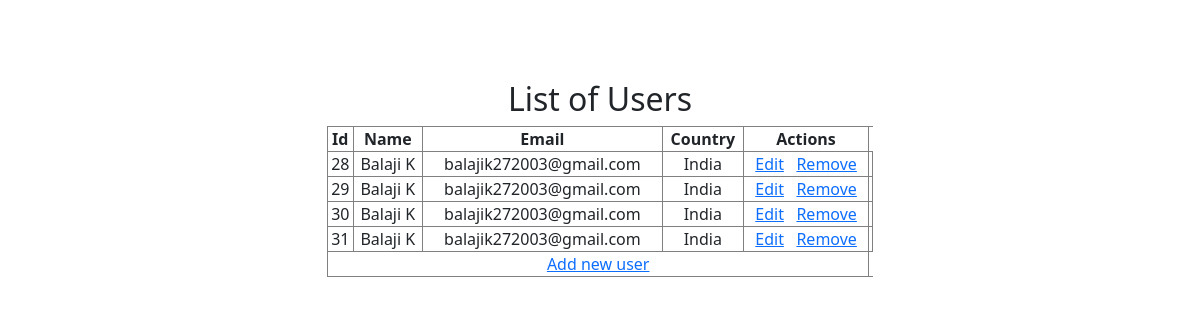
The page /home on the database its author committed.
### myapp/models.py (models this page shows, shortened)
class Employee(models.Model):
    name = models.CharField(max_length=100)
    email = models.EmailField(max_length=30)
    country = models.CharField(max_length=20)

### myapp/views.py (the view)
# urls.py: path('home',views.home,name = 'home'),
def home(request):
    user = Employee.objects.all()
    users = {
        'users' : user
    }
    return render(request,"home.html",context = users)

### templates/home.html
{% extends 'index.html' %}
{% block content %}
<h2 style="text-align:center;">List of Users</h2>
<table class="table-bordered" style="text-align: center; width:100%">
    <tr>
        <th>Id</th>
        <th>Name</th>
        <th>Email</th>
        <th>Country</th>
        <th>Actions</th>
    </tr>
    {% for user in users %}
    <tr>
        <td>{{user.id}}</td>
        <td>{{user.name}}</td>
        <td>{{user.email}}</td>
        <td>{{user.country}}</td>
        <td><a href="{% url 'edit' user.id %}">Edit</a>&nbsp;&nbsp;&nbsp;<a href="{% url 'remove' user.id %}">Remove</a></td>
        <td></td>
    </tr>
    {% endfor %}
    <tr>
        <td colspan="5"><a href="/">Add new user</a></td>
    </tr>
</table>
{% endblock %}

### templates/index.html (shortened to what this page needs)
<html>
    <head>
        <link href="https://cdn.jsdelivr.net/npm/bootstrap@5.0.2/dist/css/bootstrap.min.css" rel="stylesheet">
        <link rel="stylesheet" href="https://cdnjs.cloudflare.com/ajax/libs/font-awesome/4.7.0/css/font-awesome.min.css">
    </head>
    <body>
        <div class="container">
            <div class="row">
                <div class="col-6" style="margin: 5rem auto 0 auto;">
                {% block content %}{% endblock %}
                </div>
            </div>
        </div>
</body>
</html>

### rows shown on the page
Employee: id "28", name "Balaji K", email "balajik272003@gmail.com", country "India"
Employee: id "29", name "Balaji K", email "balajik272003@gmail.com", country "India"
Employee: id "30", name "Balaji K", email "balajik272003@gmail.com", country "India"
Employee: id "31", name "Balaji K", email "balajik272003@gmail.com", country "India"
